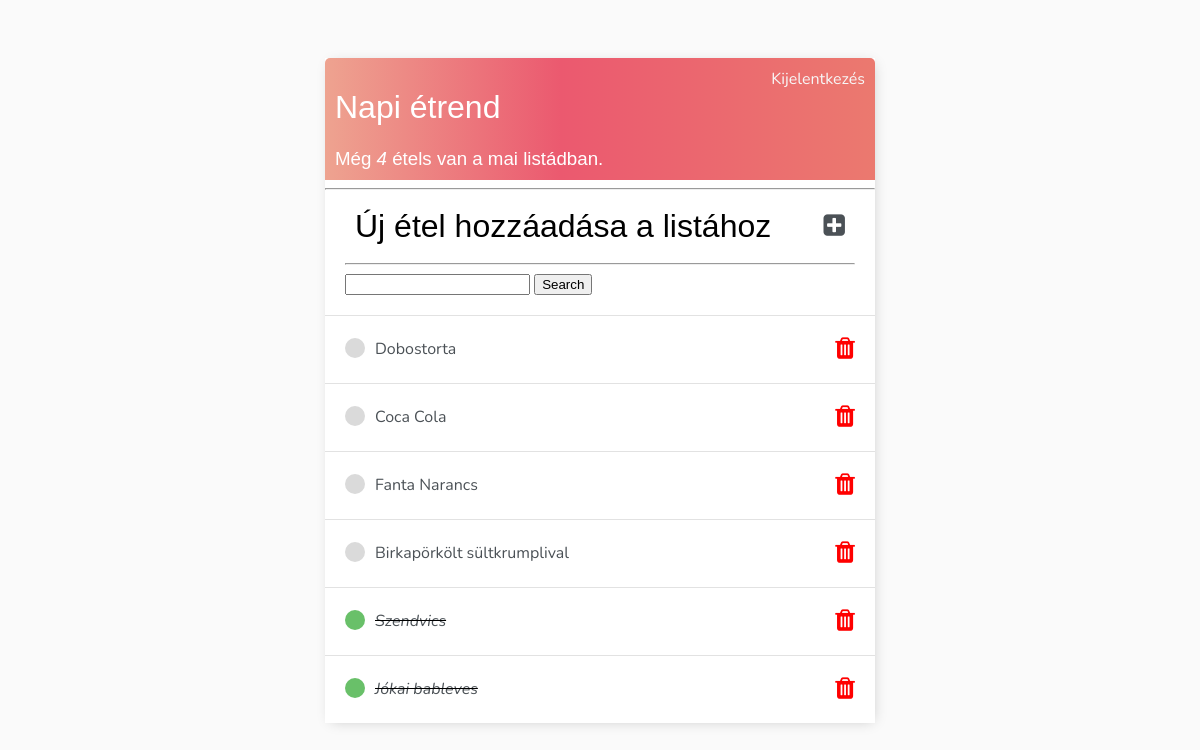
The app's page / (signed in), older data.
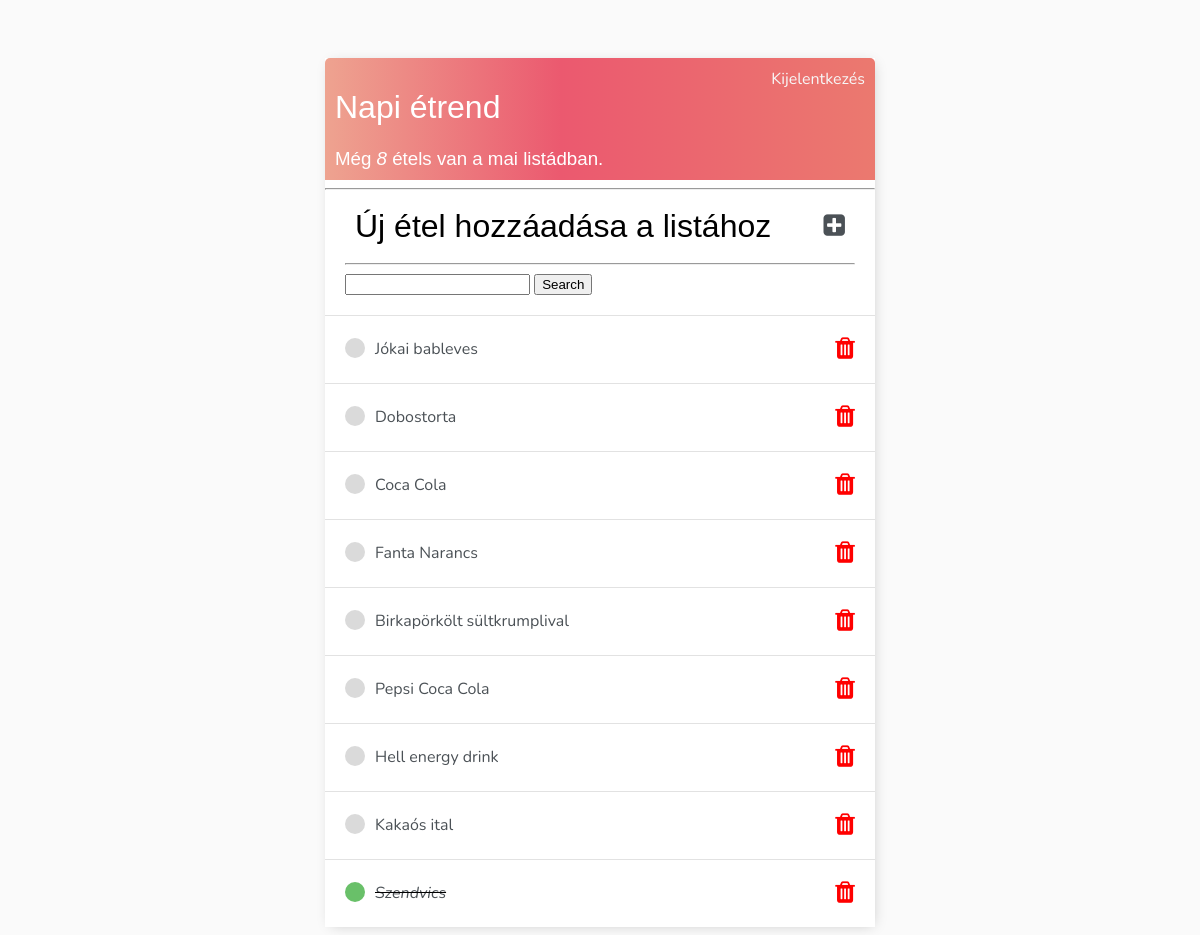
The same page, newer data.
### base/models.py (models this page shows)
class Task(models.Model):
    user = models.ForeignKey(User, on_delete=models.CASCADE, null=True, blank=True)
    title = models.CharField(max_length=200)
    description = models.TextField(null=True, blank=True)
    complete = models.BooleanField(default=False)
    create = models.DateTimeField(auto_now_add=True)
    def __str__(self):
        return self.title
    class Meta:
        ordering = ['complete']

### base/views.py (the view)
# urls.py: path('', TaskList.as_view(), name='tasks'),
class TaskList(LoginRequiredMixin, ListView):
    model = Task
    context_object_name = 'tasks'
    def get_context_data(self, **kwargs):
        context = super().get_context_data(**kwargs)
        context['tasks'] = context['tasks'].filter(user=self.request.user)
        context['count'] = context['tasks'].filter(complete=False).count()
        search_input = self.request.GET.get('search-area') or ''
        if search_input:
            context['tasks'] = context['tasks'].filter(title__startswith=search_input)
        context['search-input'] = search_input
        return context

### base/templates/base/task_list.html (shortened to what this page needs)
{% extends 'base/main.html' %}
{% block content %}
<div class="header-bar">
    <div>
        <h1>Napi étrend</h1>
        <h3 style="margin:0">Még <i>{{ count }}</i> étel{{count|pluralize }} van a mai listádban. </h3>
    </div>
    {% if request.user.is_authenticated %}
    <a href="{% url 'logout' %}">Kijelentkezés</a>
    {% else %}
    <a href="{% url 'login' %}">Bejelentkezés</a>
    {% endif %}
</div>
    <hr>
    <div class="header-bottom">
        <div class="header-inside">
        <h1>Új étel hozzáadása a listához {{ context.color }}</h1>
        <a href="{% url 'task-create'%}"><i class='fa fa-plus-square'></i>
        </a>
        </div>
<hr>
        <form method="GET" action="">
            <input type="text" name="search-area" id="" value="{{ search_input }}">
            <input type="submit" value="Search">
        </form>
    </div>
    <div class="task-items-wrapper">
        {% for task in tasks %}
        <div class=task-wrapper>
            {% if task.complete %}
                <div class="task-title">
                    <div class="task-complete-icon"></div>
                    <i><s><a href="{% url 'task-update' task.id %}">{{ task }}</a></s></i>
                </div>
            {% else %}
            <div class="task-title">
                <div class="task-incomplete-icon"></div>
                <a href="{% url 'task-update' task.id %}">{{ task }}</a>
            </div>
            {% endif %}
            <td><a class="delete-link" href="{% url 'task-delete' task.id %}"><i class='fa fa-trash red-color'></i>
            </a></td>
        </div>
        {% empty %}
        <h3>A lista üres.</h3>
        {% endfor %}
    </div>
{% endblock content %}

Row changes from the older to the newer data that the page shows:
changed Task "Jókai bableves": complete True → False (drawn); moves up the list
added Task: title "Pepsi Coca Cola"
added Task: title "Hell energy drink"
added Task: title "Kakaós ital"
Text that changed along with them:
{{ count }}: "4" → "8"
